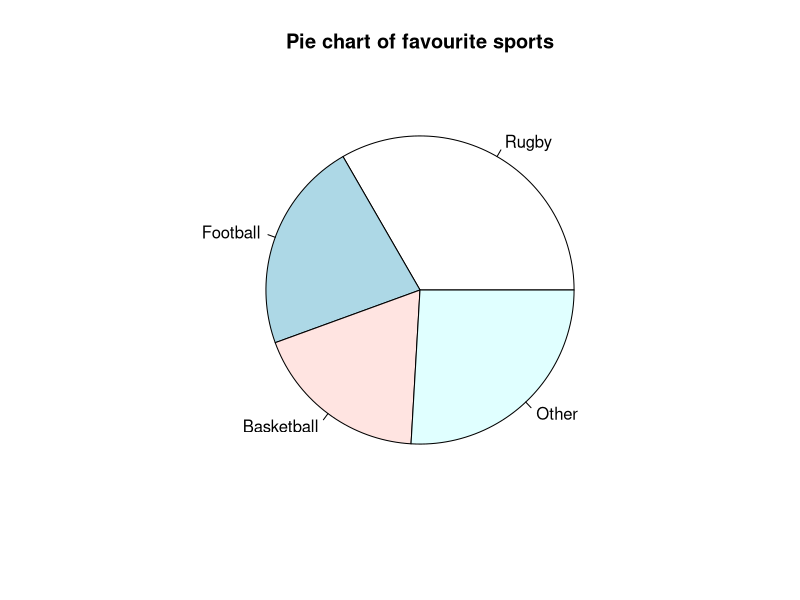
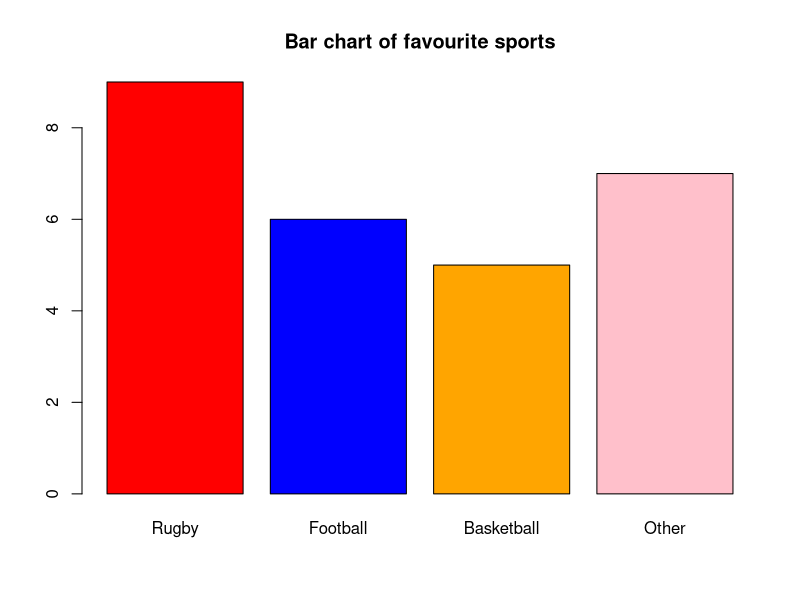
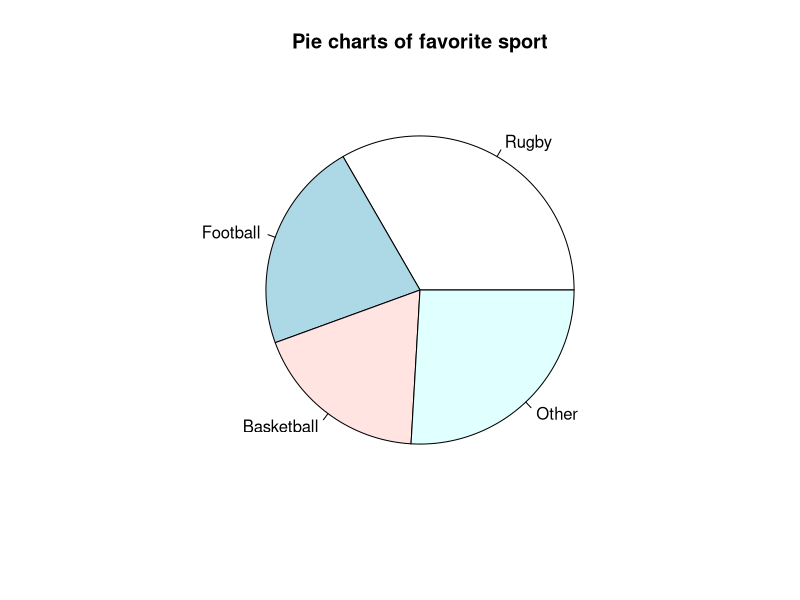

The R script that drew these images, in order:
#Unit1 Exercise about Piechart
#one option is to directlt weite the data
#simple pie chart
sport <- c(9, 6, 5, 7)
lbls <- c("Rugby", "Football", "Basketball", "Other")
pie(sport, label=lbls, main="Pie chart of favourite sports")


#simple bar chart
barplot(sport, names.arg = lbls, main = "Bar chart of favourite sports",
        col = c("red", "blue", "orange", "pink"))


#another option is to loqd the data in Unit1_piechart.csv
#two options:wirte
data <- read.csv2("data_csv_files/Unit1_Piechart.csv", header = T)
#choose the file
#data <- read.csv(file.choose(), header=T, sep = ";")

#Declare vectors: values of the variable and frequencies
sport_vector <- data$Favourite_Sport
sport_vector
frequency_vector <- data$Frequency
frequency_vector
#now depict a piechart
pie(frequency_vector, labels = sport_vector, main = "Pie charts of favorite sport")


#Unit1 exercise about students heights
#load the data in Unit1_Heights.csv
data_height <- read.csv("data_csv_files/Unit1_Heights.csv", header = T)
data_height
#another way of creating varaibles is bu indicating the column:
Heights <- data_height[,1]
Heights

#now compute the mean
mean(Heights)
#and the median
median(Heights)
quantile(Heights)

